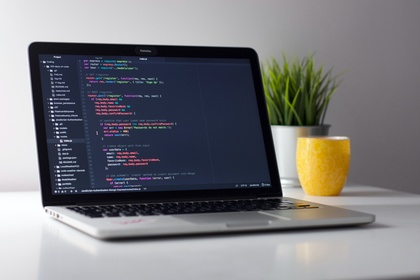
%> input picture Basic/test.jpg, 420 x 280 px, shrunk from 6000 x 4000 before the run
$ octave ImageCompression.m   (GNU Octave 9; MATLAB toolbox functions it lacks are replaced by stand-ins)
%> lines starting %> are read from the running program, lines starting %| are printed output that depends on the picture
clc;
clear;
I=imread('test.jpg');
%> I is the input picture: size 280x420x3 uint8; mean R, G, B 122.5, 122.3, 125.6
N=8;
Z=256;
B=zeros(256,256);
for r=1:N:256
    for c=1:N:256
        B(r:r+N-1,c:c+N-1)=I(r:r+N-1,c:c+N-1);
        C=dct2(B);
        D=1/Z*idct2(C);
    end;
end;
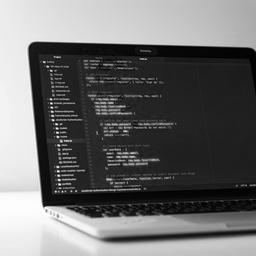
%> B: size 256x256 double; min 0, max 255, mean 108.8
figure,subplot(1,3,1),imshow(I);title("Original Image");
subplot(1,3,2),imshow(D);title("Compressed Image");
subplot(1,3,3),imshow(C);title("DCT Matrix");
%> after `imshow(C)`:
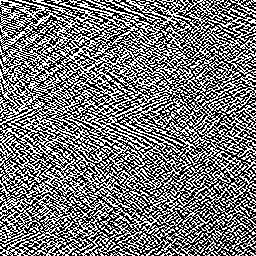
%> displayed picture: size 256x256, on the screen's scale of 0 to 255; min 0, max 255, mean 119
imwrite(D, "CompressedImage.jpg");
imwrite(C, "DCT_Matrix.jpg");
